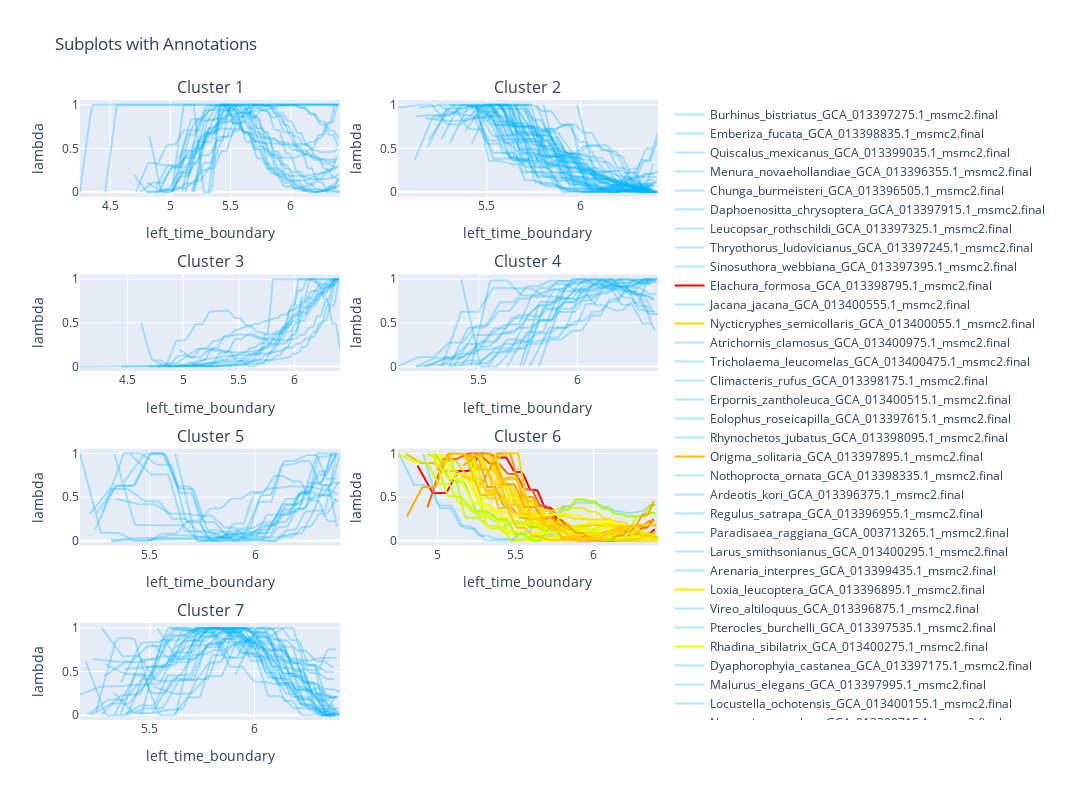

Notebook code for this chart:
### Code cell
fig, k_neighbors_dists_of_name = update_time_series_heatmap(series_name = compute_label2series_names(Msmc_clustering=m_obj)[5][0],
                                                            k_nearest=30,
                                                            Msmc_clustering=m_obj,
                                                            immutable_data_copy=immutable_data_copy,
                                                            label2series_names=label2series_names,
                                                            label2dist_matrix=label2dist_matrix,
                                                            series_name2label=series_name2label,
                                                            fig=fig)

fig.show()
reset_time_series_heatmap(k_neighbors_dists_of_name=k_neighbors_dists_of_name,
                          immutable_data_copy=immutable_data_copy)
